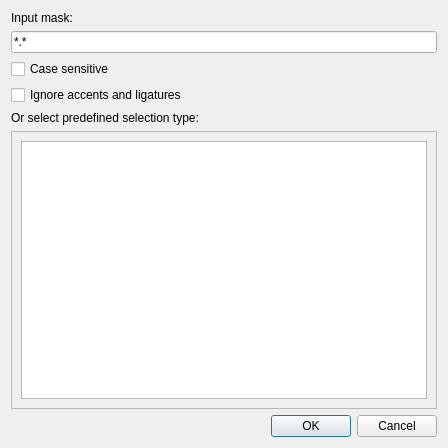
<?xml version="1.0" encoding="UTF-8"?>
<ui version="4.0">
 <class>DialogSelectMask</class>
 <widget class="QDialog" name="DialogSelectMask">
  <property name="geometry">
   <rect>
    <x>0</x>
    <y>0</y>
    <width>448</width>
    <height>448</height>
   </rect>
  </property>
  <property name="sizePolicy">
   <sizepolicy hsizetype="Fixed" vsizetype="Fixed">
    <horstretch>0</horstretch>
    <verstretch>0</verstretch>
   </sizepolicy>
  </property>
  <property name="minimumSize">
   <size>
    <width>448</width>
    <height>448</height>
   </size>
  </property>
  <property name="maximumSize">
   <size>
    <width>448</width>
    <height>448</height>
   </size>
  </property>
  <property name="baseSize">
   <size>
    <width>448</width>
    <height>448</height>
   </size>
  </property>
  <property name="windowTitle">
   <string>Select mask</string>
  </property>
  <property name="modal">
   <bool>true</bool>
  </property>
  <layout class="QVBoxLayout" name="verticalLayout_2">
   <item>
    <widget class="QLabel" name="labelInputMask">
     <property name="text">
      <string>Input mask:</string>
     </property>
     <property name="buddy">
      <cstring>lineEditInputMask</cstring>
     </property>
    </widget>
   </item>
   <item>
    <widget class="QLineEdit" name="lineEditInputMask">
     <property name="text">
      <string>*.*</string>
     </property>
    </widget>
   </item>
   <item>
    <widget class="QCheckBox" name="checkBoxCaseSensitive">
     <property name="text">
      <string>Case sensitive</string>
     </property>
    </widget>
   </item>
   <item>
    <widget class="QCheckBox" name="checkBoxIgnoreAccentsLigatures">
     <property name="text">
      <string>Ignore accents and ligatures</string>
     </property>
    </widget>
   </item>
   <item>
    <widget class="QLabel" name="labelOrSelectPredefinedSelectionType">
     <property name="text">
      <string>Or select predefined selection type:</string>
     </property>
    </widget>
   </item>
   <item>
    <widget class="QScrollArea" name="scrollAreaSelectMask">
     <property name="widgetResizable">
      <bool>true</bool>
     </property>
     <widget class="QWidget" name="scrollAreaWidgetSelectMask">
      <property name="geometry">
       <rect>
        <x>0</x>
        <y>0</y>
        <width>424</width>
        <height>258</height>
       </rect>
      </property>
      <layout class="QVBoxLayout" name="verticalLayout">
       <item>
        <widget class="QTextBrowser" name="textBrowserSelectMask"/>
       </item>
      </layout>
     </widget>
    </widget>
   </item>
   <item>
    <widget class="QDialogButtonBox" name="buttonBox">
     <property name="orientation">
      <enum>Qt::Horizontal</enum>
     </property>
     <property name="standardButtons">
      <set>QDialogButtonBox::Cancel|QDialogButtonBox::Ok</set>
     </property>
    </widget>
   </item>
  </layout>
 </widget>
 <resources/>
 <connections>
  <connection>
   <sender>buttonBox</sender>
   <signal>accepted()</signal>
   <receiver>DialogSelectMask</receiver>
   <slot>accept()</slot>
   <hints>
    <hint type="sourcelabel">
     <x>248</x>
     <y>254</y>
    </hint>
    <hint type="destinationlabel">
     <x>157</x>
     <y>274</y>
    </hint>
   </hints>
  </connection>
  <connection>
   <sender>buttonBox</sender>
   <signal>rejected()</signal>
   <receiver>DialogSelectMask</receiver>
   <slot>reject()</slot>
   <hints>
    <hint type="sourcelabel">
     <x>316</x>
     <y>260</y>
    </hint>
    <hint type="destinationlabel">
     <x>286</x>
     <y>274</y>
    </hint>
   </hints>
  </connection>
 </connections>
</ui>
